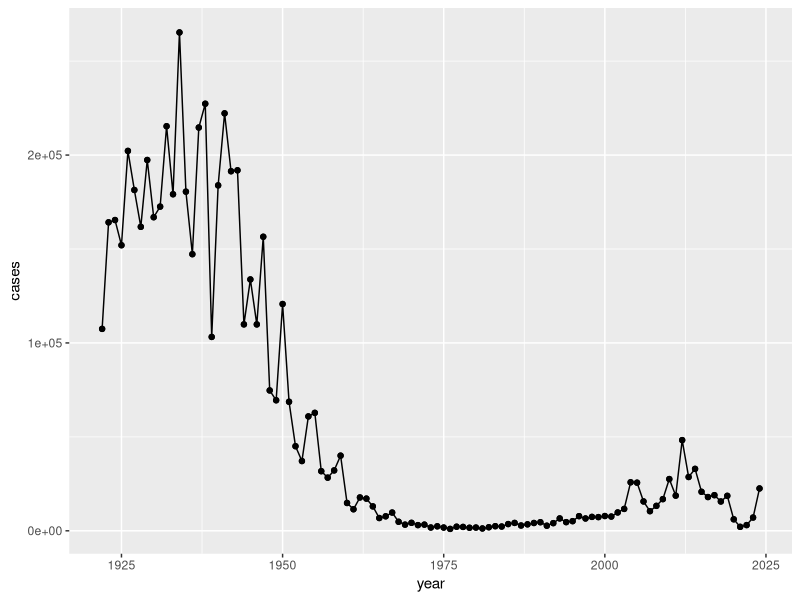
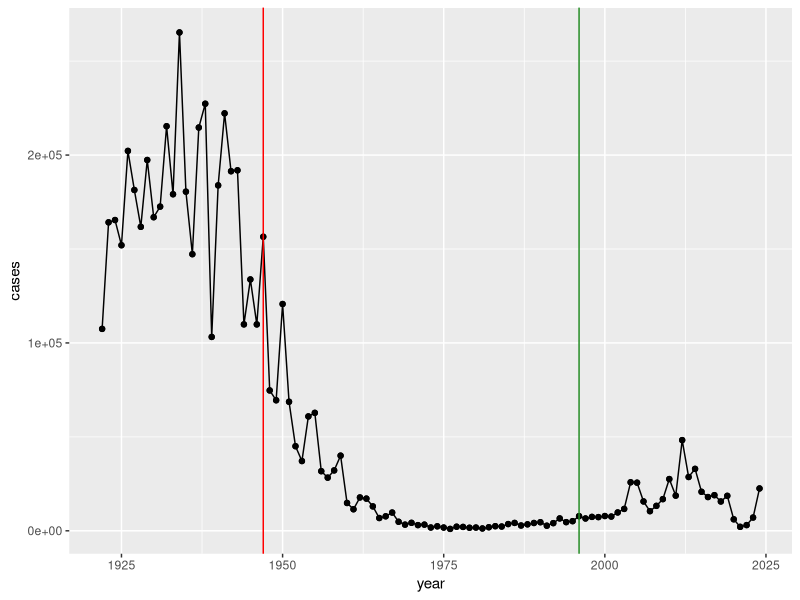

Reproduce these figures in R, in order. (Note: this script raises an error after producing the figures.)
## ---- chunk 1
cdc <- data.frame(
                                 year = c(1922L,1923L,1924L,1925L,
                                          1926L,1927L,1928L,1929L,1930L,1931L,
                                          1932L,1933L,1934L,1935L,1936L,
                                          1937L,1938L,1939L,1940L,1941L,1942L,
                                          1943L,1944L,1945L,1946L,1947L,
                                          1948L,1949L,1950L,1951L,1952L,
                                          1953L,1954L,1955L,1956L,1957L,1958L,
                                          1959L,1960L,1961L,1962L,1963L,
                                          1964L,1965L,1966L,1967L,1968L,1969L,
                                          1970L,1971L,1972L,1973L,1974L,
                                          1975L,1976L,1977L,1978L,1979L,1980L,
                                          1981L,1982L,1983L,1984L,1985L,
                                          1986L,1987L,1988L,1989L,1990L,
                                          1991L,1992L,1993L,1994L,1995L,1996L,
                                          1997L,1998L,1999L,2000L,2001L,
                                          2002L,2003L,2004L,2005L,2006L,2007L,
                                          2008L,2009L,2010L,2011L,2012L,
                                          2013L,2014L,2015L,2016L,2017L,2018L,
                                          2019L,2020L,2021L,2022L,2023L, 2024L),
                                 
         cases = c(107473,164191,165418,152003,
                                          202210,181411,161799,197371,
                                          166914,172559,215343,179135,265269,
                                          180518,147237,214652,227319,103188,
                                          183866,222202,191383,191890,109873,
                                          133792,109860,156517,74715,69479,
                                          120718,68687,45030,37129,60886,
                                          62786,31732,28295,32148,40005,
                                          14809,11468,17749,17135,13005,6799,
                                          7717,9718,4810,3285,4249,3036,
                                          3287,1759,2402,1738,1010,2177,2063,
                                          1623,1730,1248,1895,2463,2276,
                                          3589,4195,2823,3450,4157,4570,
                                          2719,4083,6586,4617,5137,7796,6564,
                                          7405,7298,7867,7580,9771,11647,
                                          25827,25616,15632,10454,13278,
                                          16858,27550,18719,48277,28639,32971,
                                          20762,17972,18975,15609,18617,
                                          6124,2116,3044,7063,22538)
       )
## ---- chunk 2
library(ggplot2)

ggplot(cdc) +
  aes(year,cases) +
    geom_point() +
  geom_point() +
  geom_line()
## ---- chunk 3
ggplot(cdc) +
  aes(year,cases) +
    geom_point() +
  geom_point() +
  geom_line() +
  geom_vline(xintercept = 1947, col = "red")+
  geom_vline(xintercept = 1996, col = "forestgreen")
## ---- chunk 4
library(jsonlite)

subject <- read_json("https://www.cmi-pb.org/api/subject", simplifyVector = TRUE) 

head(subject)
## ---- chunk 5
nrow(subject)
## ---- chunk 6
table(subject$infancy_vac)
## ---- chunk 7
table(subject$biological_sex)
## ---- chunk 8
table(subject$race, subject$biological_sex)
## ---- chunk 9
specimen <- read_json("http://cmi-pb.org/api/v5_1/specimen", simplifyVector = TRUE) 

ab_titter <- read_json("http://cmi-pb.org/api/v5_1/plasma_ab_titer", simplifyVector = TRUE) 
## ---- chunk 10
library(lubridate)
subject$age <- today() - ymd(subject$year_of_birth)

## ---- chunk 11
library(dplyr)

ap <- subject %>% filter(infancy_vac == "aP")

round( summary( time_length( ap$age, "years" ) ) )
## ---- chunk 12
wp <- subject %>% filter(infancy_vac == "wP")
round(summary(time_length(wp$age, "years")))
## ---- chunk 13
int <- ymd(subject$date_of_boost) - ymd(subject$year_of_birth)
age_at_boost <- time_length(int, "year")
head(age_at_boost)
## ---- chunk 14
x <- t.test(time_length( wp$age, "years" ),
       time_length( ap$age, "years" ))

x$p.value
## ---- chunk 15
meta <- inner_join(subject, specimen)
head(meta)
## ---- chunk 16
ab_data <- inner_join(ab_titter, meta)
head(ab_data)
## ---- chunk 17
table(ab_data$isotype)
## ---- chunk 18
table(ab_data$dataset)
## ---- chunk 19
igg <- ab_data %>% filter(isotype == "IgG")
head(igg)
## ---- chunk 20
ggplot(igg) +
  aes(MFI, antigen) +
  geom_boxplot() +
  xlim(0, 75) +
  facet_wrap(vars(visit), nrow = 2)

## ---- chunk 21
ggplot(igg) +
  aes(MFI_normalised, antigen, col=infancy_vac ) +
  geom_boxplot(show.legend = FALSE) + 
  facet_wrap(vars(visit), nrow=2) +
  xlim(0,75) +
  theme_bw()
## ---- chunk 22
filter(igg, antigen=="OVA") %>%
  ggplot() +
  aes(MFI, col=infancy_vac) +
  geom_boxplot(show.legend = TRUE) +
  facet_wrap(vars(visit)) +
  theme_bw()

## ---- chunk 23
filter(igg, antigen=="FIM2/3") %>%
  ggplot() +
  aes(MFI_normalised, col=infancy_vac) +
  geom_boxplot(show.legend = TRUE) +
  facet_wrap(vars(visit)) +
  theme_bw()

## ---- chunk 24
abdata.21 <- ab_data %>% filter(dataset == "2021_dataset")

abdata.21 %>% 
  filter(isotype == "IgG",  antigen == "PT") %>%
  ggplot() +
    aes(x=planned_day_relative_to_boost,
        y=MFI_normalised,
        col=infancy_vac,
        group=subject_id) +
    geom_point() +
    geom_line() +
    geom_vline(xintercept=0, linetype="dashed") +
    geom_vline(xintercept=14, linetype="dashed") +
  labs(title="2021 dataset IgG PT",
       subtitle = "Dashed lines indicate day 0 (pre-boost) and 14 (apparent peak levels)")
## ---- chunk 25
url <- "https://www.cmi-pb.org/api/v2/rnaseq?versioned_ensembl_gene_id=eq.ENSG00000211896.7"

rna <- read_json(url, simplifyVector = TRUE) 
## ---- chunk 26
ssrna <- inner_join(rna, meta)
## ---- chunk 27
ggplot(ssrna) +
  aes(x = visit, y = tpm, group = subject_id) +
  geom_point() +
  geom_line(alpha = 0.2)

